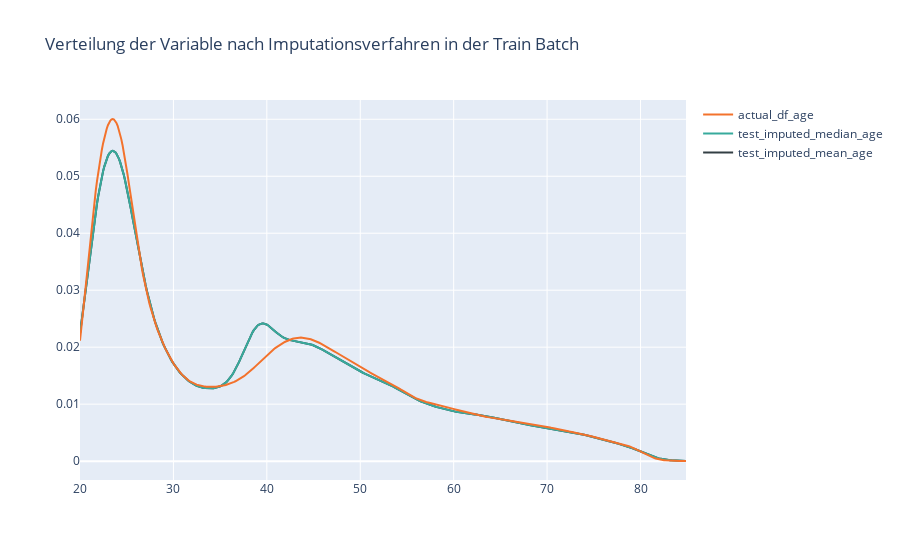

Source (notebook cell):
### Markdown cell above
### Imputation auf der Test Batch

### Code cell
hist_data_test = [test_imputed_mean_age, test_imputed_median_age, actual_df_age]

group_labels = ['test_imputed_mean_age', 'test_imputed_median_age', 'actual_df_age']
colors = ['#333F44', '#37AA9C', '#f3722c']

# Create distplot with curve_type set to 'normal'
fig = ff.create_distplot(hist_data_test, group_labels, show_hist=False, colors=colors, rug_text=None, show_rug=False)

# Add title
fig.update_layout(title_text='Verteilung der Variable nach Imputationsverfahren in der Train Batch')
fig.show()

### Figure 1 — Plotly figure (JSON) as saved in the notebook; plotly's stock layout.template omitted (floating-point values rounded to 4 significant figures; data arrays with more than 128 entries replaced by an {"elided": "..."} marker saying what was removed)
{"data": [{"legendgroup": "test_imputed_mean_age", "marker": {"color": "#333F44"}, "mode": "lines", "name": "test_imputed_mean_age", "showlegend": true, "type": "scatter", "x": {"elided": "500 float values"}, "xaxis": "x", "y": {"elided": "500 float values"}, "yaxis": "y"}, {"legendgroup": "test_imputed_median_age", "marker": {"color": "#37AA9C"}, "mode": "lines", "name": "test_imputed_median_age", "showlegend": true, "type": "scatter", "x": {"elided": "500 float values"}, "xaxis": "x", "y": {"elided": "500 float values"}, "yaxis": "y"}, {"legendgroup": "actual_df_age", "marker": {"color": "#f3722c"}, "mode": "lines", "name": "actual_df_age", "showlegend": true, "type": "scatter", "x": {"elided": "500 float values"}, "xaxis": "x", "y": {"elided": "500 float values"}, "yaxis": "y"}], "layout": {"barmode": "overlay", "hovermode": "closest", "legend": {"traceorder": "reversed"}, "title": {"text": "Verteilung der Variable nach Imputationsverfahren in der Train Batch"}, "xaxis": {"anchor": "y2", "domain": [0, 1], "zeroline": false}, "yaxis": {"anchor": "free", "domain": [0, 1], "position": 0}}}
